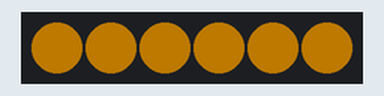
A sketch run on a simulated Arduino Uno, built with avr-gcc and run on an emulated ATmega328P. Parts: 6 RGB LEDs in strip order, left to right. Dim RGB values are drawn brighter than linear.

Above: at 1.1 s.
At 3.1 s:
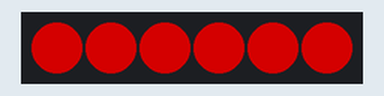
At 5.1 s:
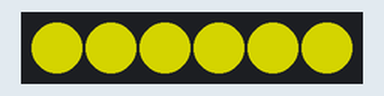
At 7.1 s:
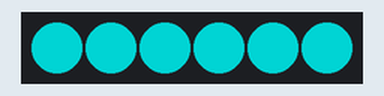
At 9.1 s:
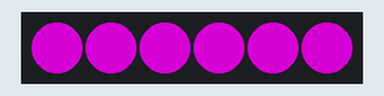
At 37.8 s:
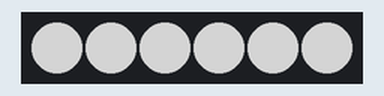
Timing chart, 0 to 40.0 s (numbered marks = the images above):
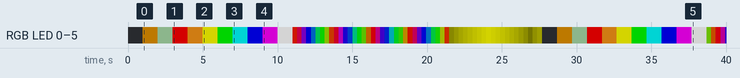

Measured:
- by itself, RGB LED 0–5: off → RGB(78, 50, 0) at 1.0 s, → RGB(50, 65, 50) 1.0 s later, → RGB(128, 0, 0) 1.0 s later, → RGB(117, 70, 11) 1.0 s later, … (81 changes in this stretch)
- what the display in image 0 shows lasts 1.0 s, from 1.0 s to 2.0 s

The sketch:

Sand_table_led.ino
```cpp
#include "colorled.h"

void setup() {
  // put your setup code here, to run once:

}

void loop() {
  // put your main code here, to run repeatedly:
  Serial.begin(9600);
  strip.begin();//初始化彩灯，开始控制彩灯
  strip.setBrightness(BRIGHT_MAX);
  for (int i = 0; i < 11; i++)
  {
    setAllLed(i);
    delay(1000);
  }
  for (int i = 0; i < 1000; i++)
  {
    ledRainbow(10);
    delay(10);
  }
  for (int i = 0; i < 600; i++)
  {
    ledBreath(COLOR_YELLOW, 2);
    delay(10);
  }
}
```

colorled.h
```cpp
#include <Adafruit_NeoPixel.h>//调用彩灯API库
#define PIN_LED     A0      //led灯控制引脚

#define LED_NUM 6           //允许接的led灯的个数
#define BRIGHT_MAX  128     //led灯的最大亮度

#define COLOR_MAX 255   //彩灯呼吸最大颜色
#define COLOR_MIN 0     //彩灯呼吸最小颜色

#define COLOR_NONE    0    //黑色（关灯）
#define COLOR_WARM    1    //暖色
#define COLOR_COLD    2    //冷色
#define COLOR_RED     3    //红色
#define COLOR_ORANGE  4    //橙色
#define COLOR_YELLOW  5  //黄色
#define COLOR_GREEN   6   //绿色
#define COLOR_BLUE    7    //蓝色
#define COLOR_INDIGO  8  //靛色
#define COLOR_PURPLE  9  //紫色
#define COLOR_WHITE   10   //白色

int led_pos = 0, led_num = 1;
unsigned long led_time = 0;

//定义彩灯颜色
const uint16_t colorArray[11][3] = {
  {0,   0,   0   },        //灭
  {155, 100, 0   },        //暖灯 (R,G,B)
  {100, 130, 100 },        //冷灯
  {255, 0,   0   },        //红
  {234, 139, 23  },        //橙
  {255, 255, 0   },        //黄
  {0,   255, 0   },        //绿
  {0,   255, 255 },        //青
  {0,   0,   255 },        //蓝
  {255, 0,   255 },        //紫
  {255, 255, 255 }         //白
};

Adafruit_NeoPixel strip = Adafruit_NeoPixel(LED_NUM, PIN_LED, NEO_GRB + NEO_KHZ800);//定义彩灯控制方式

uint32_t rainTimer;       //存放A模式下彩灯切换时间
uint32_t breathTimer;     //存放A模式下彩灯切换时间
uint32_t blinkTimer;

//------------所有彩灯点亮函数-------------//
void setAllColor(uint32_t c)
{
  for (uint8_t i = 0; i < strip.numPixels(); i++)//选择所有灯
  {
    strip.setPixelColor(i, c);//设置指定灯颜色
  }
  strip.show();  //点亮
}

//------------所有彩灯点亮函数-------------//
void setAllLed(uint8_t color)
{
  setAllColor(strip.Color(colorArray[color][0], colorArray[color][1], colorArray[color][2]));
}


//------------单个彩灯点亮函数-------------//
void setColor(uint32_t c, uint8_t i)
{
  strip.setPixelColor(i, c);//设置指定灯颜色
  strip.show();  //点亮
}

//------------单个彩灯点亮函数-------------//
void setLed(uint8_t color, uint8_t i)
{
  setColor(strip.Color(colorArray[color][0], colorArray[color][1], colorArray[color][2]), i);
}


//------------颜色切换：红-蓝-绿循环-------------//
uint32_t Wheel(uint8_t  WheelPos) {
  if (WheelPos < 85) {
    return strip.Color(WheelPos * 3, 255 - WheelPos * 3, 0);
  } else if (WheelPos < 170) {
    WheelPos -= 85;
    return strip.Color(255 - WheelPos * 3, 0, WheelPos * 3);
  } else {
    WheelPos -= 170;
    return strip.Color(0, WheelPos * 3, 255 - WheelPos * 3);
  }
}


//------------彩灯切换函数-------------//
void ledRainbow(uint8_t wait) {
  if (millis() - rainTimer > wait)
  {
    uint8_t i = (millis() / wait) & 0xFF;
    setAllColor(Wheel(i));
    rainTimer = millis();
  }
}


//------------彩灯呼吸，设置r,g,b值-------------//
void ledBreath(uint8_t color, uint8_t wait) {
  if (millis() < led_time) led_time = millis();
  if (millis() - led_time > wait) {
    led_pos += led_num;
    if (led_pos >= 255 || led_pos <= 0)
      led_num = -led_num;
    led_time = millis();
  }
  setAllColor(strip.Color(map(led_pos, COLOR_MIN, COLOR_MAX, 0, colorArray[color][0]), map(led_pos, COLOR_MIN, COLOR_MAX, 0, colorArray[color][1]), map(led_pos, COLOR_MIN, COLOR_MAX, 0, colorArray[color][2])));
}

void ledBlink(uint8_t wait, uint8_t color, uint8_t j)
{
  if (millis() - blinkTimer > wait)
  {
    if ((millis() / wait) % 2)
      setLed(color, j);
    else
      setLed(0, j);
    blinkTimer = millis();
  }
}

//------------彩灯闪烁，设置r,g,b值-------------//
void allLedBlinkNum(uint8_t num, uint8_t color, uint16_t wait)
{
  for (uint8_t i = 0; i < num; i++)
  {
    setAllLed(COLOR_NONE);
    delay(wait);
    setAllLed(color);
    delay(wait);
  }
  setAllLed(COLOR_NONE);
}

//------------彩灯闪烁，设置r,g,b值-------------//
void ledBlinkNum(uint8_t num, uint8_t color, uint8_t index, uint16_t wait)
{
  for (uint8_t i = 0; i < num; i++)
  {
    setLed(COLOR_NONE, index);
    delay(wait);
    setLed(color, index);
    delay(wait);
  }
  setLed(COLOR_NONE, index);
  delay(wait);
}
```
